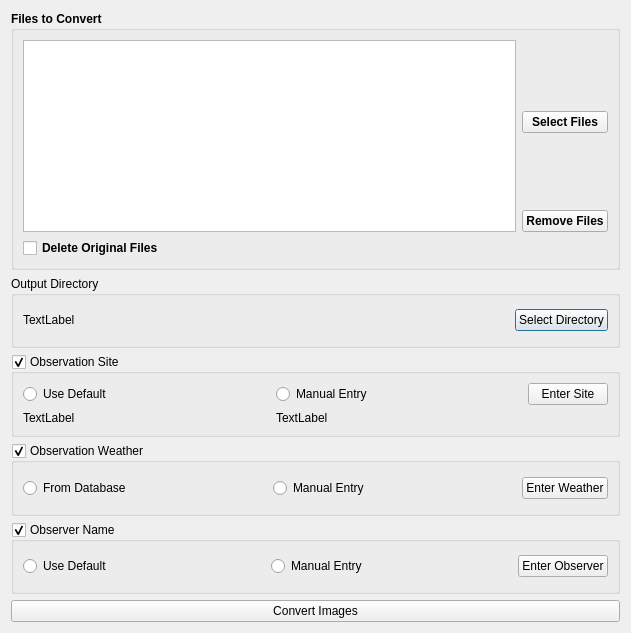
<?xml version="1.0" encoding="UTF-8"?>
<ui version="4.0">
 <class>Dialog</class>
 <widget class="QDialog" name="Dialog">
  <property name="geometry">
   <rect>
    <x>0</x>
    <y>0</y>
    <width>631</width>
    <height>633</height>
   </rect>
  </property>
  <property name="windowTitle">
   <string>Dialog</string>
  </property>
  <layout class="QGridLayout" name="gridLayout">
   <item row="1" column="0">
    <widget class="QGroupBox" name="groupBox_2">
     <property name="title">
      <string>Output Directory</string>
     </property>
     <layout class="QGridLayout" name="gridLayout_3">
      <item row="0" column="0">
       <widget class="QLabel" name="labelOutputDirectory">
        <property name="text">
         <string>TextLabel</string>
        </property>
       </widget>
      </item>
      <item row="0" column="1">
       <widget class="QPushButton" name="pushButtonSelectDirectory">
        <property name="sizePolicy">
         <sizepolicy hsizetype="Fixed" vsizetype="Fixed">
          <horstretch>0</horstretch>
          <verstretch>0</verstretch>
         </sizepolicy>
        </property>
        <property name="text">
         <string>Select Directory</string>
        </property>
        <property name="icon">
         <iconset resource="../VSOP.qrc">
          <normaloff>:/images/open.png</normaloff>:/images/open.png</iconset>
        </property>
       </widget>
      </item>
     </layout>
    </widget>
   </item>
   <item row="0" column="0">
    <widget class="QGroupBox" name="groupBox">
     <property name="font">
      <font>
       <weight>75</weight>
       <bold>true</bold>
      </font>
     </property>
     <property name="title">
      <string>Files to Convert</string>
     </property>
     <layout class="QGridLayout" name="gridLayout_2">
      <item row="0" column="1" rowspan="2">
       <widget class="QPushButton" name="pushButtonSelectFiles">
        <property name="sizePolicy">
         <sizepolicy hsizetype="Preferred" vsizetype="Fixed">
          <horstretch>0</horstretch>
          <verstretch>0</verstretch>
         </sizepolicy>
        </property>
        <property name="text">
         <string>Select Files</string>
        </property>
       </widget>
      </item>
      <item row="2" column="1">
       <widget class="QPushButton" name="pushButtonRemoveFiles">
        <property name="text">
         <string>Remove Files</string>
        </property>
       </widget>
      </item>
      <item row="3" column="0">
       <widget class="QCheckBox" name="checkBox">
        <property name="text">
         <string>Delete Original Files</string>
        </property>
       </widget>
      </item>
      <item row="0" column="0" rowspan="3">
       <widget class="QListWidget" name="listWidgetFiles"/>
      </item>
     </layout>
    </widget>
   </item>
   <item row="2" column="0">
    <widget class="QGroupBox" name="groupBoxObservationSite">
     <property name="title">
      <string>Observation Site</string>
     </property>
     <property name="checkable">
      <bool>true</bool>
     </property>
     <layout class="QGridLayout" name="gridLayout_4">
      <item row="1" column="0">
       <widget class="QRadioButton" name="radioButtonSiteDefault">
        <property name="text">
         <string>Use Default</string>
        </property>
       </widget>
      </item>
      <item row="1" column="3">
       <widget class="QPushButton" name="pushButtonEnterSite">
        <property name="sizePolicy">
         <sizepolicy hsizetype="Fixed" vsizetype="Fixed">
          <horstretch>0</horstretch>
          <verstretch>0</verstretch>
         </sizepolicy>
        </property>
        <property name="text">
         <string>Enter Site</string>
        </property>
       </widget>
      </item>
      <item row="1" column="1">
       <widget class="QRadioButton" name="radioButtonSiteManual">
        <property name="text">
         <string>Manual Entry</string>
        </property>
       </widget>
      </item>
      <item row="2" column="0">
       <widget class="QLabel" name="label">
        <property name="text">
         <string>TextLabel</string>
        </property>
       </widget>
      </item>
      <item row="2" column="1">
       <widget class="QLabel" name="label_2">
        <property name="text">
         <string>TextLabel</string>
        </property>
       </widget>
      </item>
     </layout>
    </widget>
   </item>
   <item row="3" column="0">
    <widget class="QGroupBox" name="groupBoxWeather">
     <property name="title">
      <string>Observation Weather</string>
     </property>
     <property name="checkable">
      <bool>true</bool>
     </property>
     <layout class="QGridLayout" name="gridLayout_5">
      <item row="0" column="0">
       <widget class="QRadioButton" name="radioButtonWeatherDatabase">
        <property name="text">
         <string>From Database</string>
        </property>
       </widget>
      </item>
      <item row="0" column="1">
       <widget class="QRadioButton" name="radioButtonWeatherManual">
        <property name="text">
         <string>Manual Entry</string>
        </property>
       </widget>
      </item>
      <item row="0" column="2">
       <widget class="QPushButton" name="pushButtonWeatherEnter">
        <property name="sizePolicy">
         <sizepolicy hsizetype="Fixed" vsizetype="Fixed">
          <horstretch>0</horstretch>
          <verstretch>0</verstretch>
         </sizepolicy>
        </property>
        <property name="text">
         <string>Enter Weather</string>
        </property>
       </widget>
      </item>
     </layout>
    </widget>
   </item>
   <item row="5" column="0">
    <widget class="QPushButton" name="pushButtonConvertImages">
     <property name="text">
      <string>Convert Images</string>
     </property>
    </widget>
   </item>
   <item row="4" column="0">
    <widget class="QGroupBox" name="groupBoxObserver">
     <property name="title">
      <string>Observer Name</string>
     </property>
     <property name="checkable">
      <bool>true</bool>
     </property>
     <layout class="QGridLayout" name="gridLayout_6">
      <item row="0" column="0">
       <widget class="QRadioButton" name="radioButtonObserverDefault">
        <property name="text">
         <string>Use Default</string>
        </property>
       </widget>
      </item>
      <item row="0" column="1">
       <widget class="QRadioButton" name="radioButtonObserverManual">
        <property name="text">
         <string>Manual Entry</string>
        </property>
       </widget>
      </item>
      <item row="0" column="2">
       <widget class="QPushButton" name="pushButtonObserverSelect">
        <property name="sizePolicy">
         <sizepolicy hsizetype="Fixed" vsizetype="Fixed">
          <horstretch>0</horstretch>
          <verstretch>0</verstretch>
         </sizepolicy>
        </property>
        <property name="text">
         <string>Enter Observer</string>
        </property>
       </widget>
      </item>
     </layout>
    </widget>
   </item>
  </layout>
 </widget>
 <resources>
  <include location="../VSOP.qrc"/>
 </resources>
 <connections/>
</ui>
